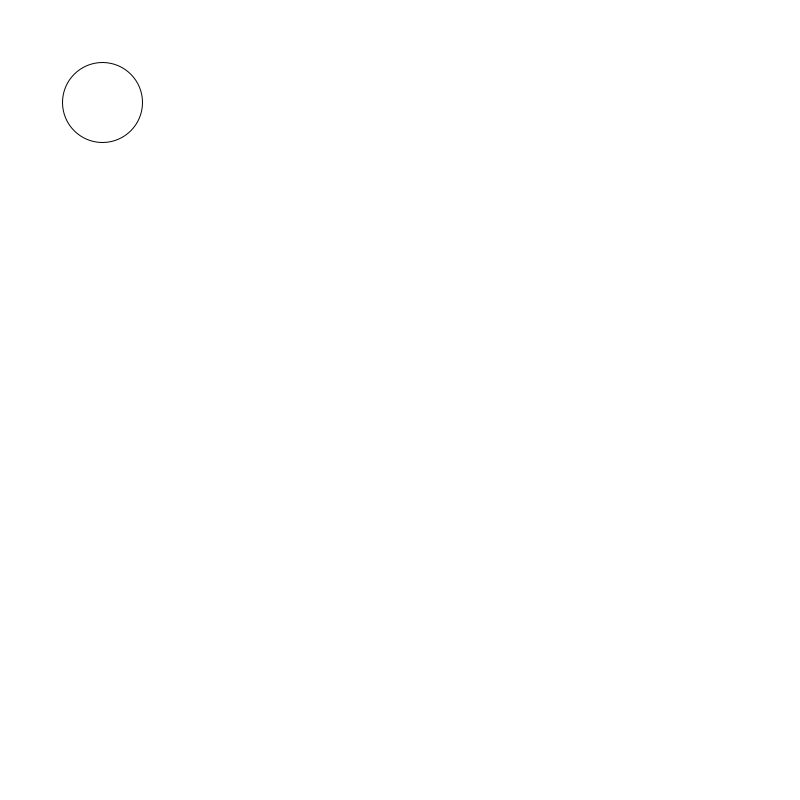
Frame 1 (no input)
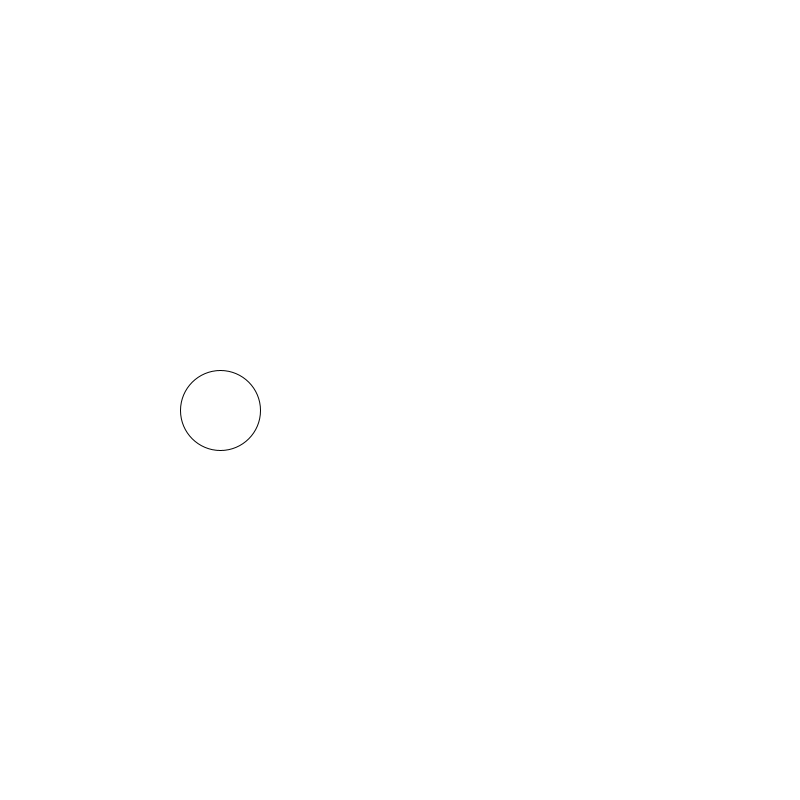
Frame 60 (the mouse pressed at the canvas centre just before this capture)
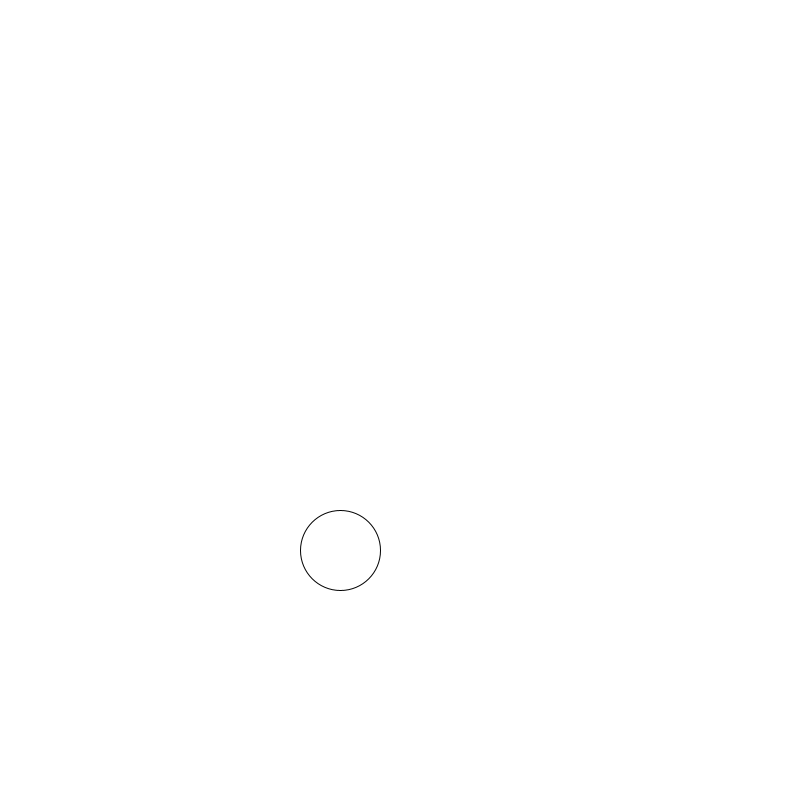
Frame 120 (the mouse held since frame 60 and released just before this capture)

The Processing sketch that drew these frames (run headless with seeded random() and noise(); from frame 60 on, the mouse is pressed at the canvas centre):

// Processing sketch: week_6_ball_bouncing
// ── week_6_ball_bouncing.pde
float x = 100;
float y = 100;
float r = 40;
float dx = 2;
float dy = 2;

float boxX = 300;
float boxY = 200;
float boxW = 250;
float boxH = 80;

void setup() {
  size(800, 800);
}

void draw() {
  background(255);
  x+= dx;
  y+= dy;

  dy = dy + 0.8;
  dy = dy * .99;
  
  fill(255);
  ellipse(x, y, r*2, r*2);

  if (x > width - r || x < r) {
    dx = -dx;
  }
  if (y > height - r || y <r) {
    dy = -dy;
  }

  //if (x > boxX - r && x < boxX + boxW + r && 
  //  y >boxY -r && x < boxY + boxH + r) {
  //  dy = -dy;
  //  dx = -dx;
  //} else {
  //}
  //rect(boxX, boxY, boxW, boxH);
}
